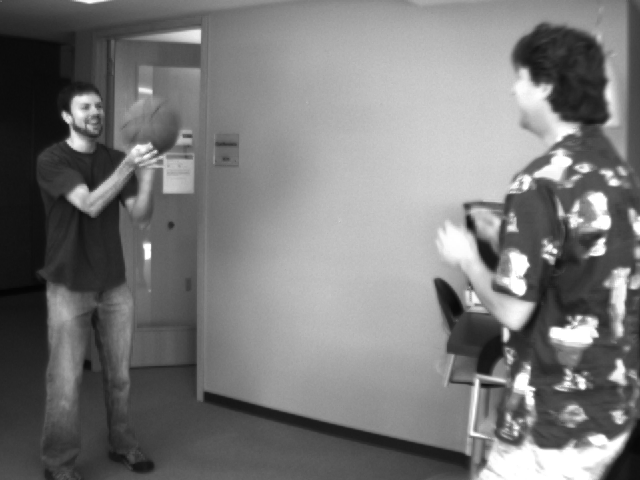
#> input picture basketball1.png, 640 x 480 px
$ python PyramidOpticalFlow.py   (older library calls are emulated)
#> lines starting #> are read from the running program, lines starting #| are printed output that depends on the picture
import numpy as np
import cv2
import math
from matplotlib import pyplot as plt
import matplotlib
from scipy import ndimage


""" This version of Lucas Kanade's optical flow algorithm utilizes the pyramid structure.
    Each level of our pyramid cuts down the resolution of our image which allows for different forms of
    feature tracking.
    This lets you track features on both the large and small scale of an image.
    The parameters for the pyramid are a window of (3,3) and 5 levels which have been found as the best parameters
    while still maintaining our image.

    The end result of this pyramid style is that features at the same location in the image across the different levels
    of the pyramid should have the vectors overlap however, there was not enough time to do this.  Therefore I am explaining
    what the end result should be.  This means that at the end there should only be one image, insead of the multiple that I display here.
    I am displayin multiple here to show that the pyramid style does work and i do generate corners and vectors that can be superimposed onto
    a single final image.
"""
# to avoid errors when dividing
np.seterr(divide='ignore', invalid='ignore')

def LucasKanade(img1, img2, currentLevel, numLevels):
    kernelSize = 7
    kernel = np.ones((kernelSize, kernelSize))/49

    height, width = img1.shape

    # find x and y gradients
    IxGradient = cv2.Sobel(img1, cv2.CV_64F, 1, 0, ksize=5)
    IyGradient = cv2.Sobel(img1, cv2.CV_64F, 0, 1, ksize=5)

    # since we only have 2 frames to look at the derivative with respect
    # to time can be found by subtracting our frames
    ItGradient = img2 - img1

    # we blur our gradients to get proper corner features
    IxGradient = cv2.GaussianBlur(IxGradient, (kernelSize, kernelSize), 3)
    IyGradient = cv2.GaussianBlur(IyGradient, (kernelSize, kernelSize), 3)
    ItGradient = cv2.GaussianBlur(ItGradient, (kernelSize, kernelSize), 3)

    # with these we make our "tensors" as per the formula from the lecture slides
    Txx = cv2.filter2D(IxGradient**2, -1, kernel)
    Tyy = cv2.filter2D(IyGradient**2, -1, kernel)
    Txy = cv2.filter2D(IxGradient*IyGradient, -1, kernel)
    Txt = cv2.filter2D(IxGradient*ItGradient, -1, kernel)
    Tyt = cv2.filter2D(IyGradient*ItGradient, -1, kernel)

    denominator = cv2.filter2D((Txx*Tyy) - Txy**2, -1, kernel)

     # u and v hold the changes in distance in x and y of our corners
    u = ((Tyt*Txy)- (Txt*Tyy)) // denominator
    v = ((Txt*Txy)-(Tyt*Txx)) // denominator

    # find our "corners" that we want to track
    corners = cv2.goodFeaturesToTrack(img1, 100, 0.1, 10)
    corners = np.int0(corners)

    # so that we can add colors to our vector arrows
    kwargsParams = {
        "color" : ""
    }

    hsv = matplotlib.cm.get_cmap('hsv')

    # we loop through our corners to plot their changes on our image
    for i in corners:

        # get the x and y coordinates of our corners list
        xCoordinate,yCoordinate = i.ravel()

        # cast them as ints to avoid plotting errors
        xCoordinate = int(xCoordinate)
        yCoordinate = int(yCoordinate)

        # we change the color to match its direction and location
        kwargsParams["color"] = hsv((np.arctan2(xCoordinate, yCoordinate) + math.pi) / (2 * math.pi))

        # cast them as ints to avoid plotting errors
        xCoordinate = int(xCoordinate)
        yCoordinate = int(yCoordinate)

        # to avoid errors because of unkown problems with how our corners are being accessed
        if(xCoordinate < height):
            plt.arrow(xCoordinate, yCoordinate, 5 * u[xCoordinate][yCoordinate], 5 * v[xCoordinate][yCoordinate], **kwargsParams)
        else:
            plt.arrow(xCoordinate, yCoordinate, 5 * u[yCoordinate][xCoordinate], 5 * v[yCoordinate][xCoordinate], **kwargsParams)

        # to help further identify the corner images we place circles at the start of the vector
        cv2.circle(img1,(xCoordinate,yCoordinate), 1, 255, -1)

    plt.imshow(img1, cmap="gray"), plt.title("Pyramid Level " + str(currentLevel)) ,plt.show()

def main():
    img1 = cv2.imread('basketball1.png', 0)
#> img1 is the input picture: shape (480, 640); min 4, max 255, mean 120.3
    img2 = cv2.imread('basketball2.png', 0)
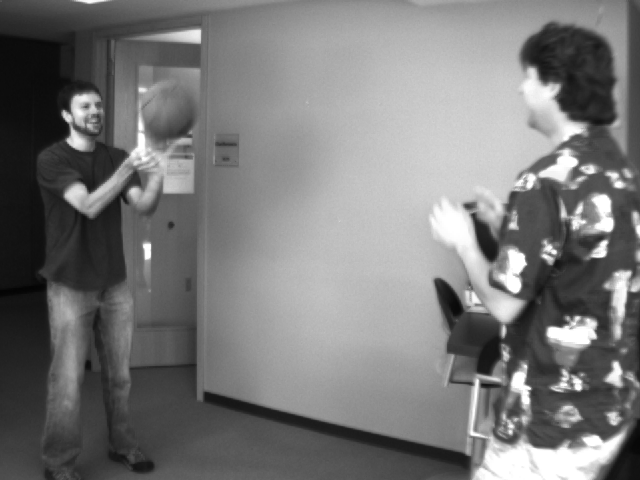
#> input picture basketball2.png, 640 x 480 px
#> img2 is the input picture: shape (480, 640); min 4, max 255, mean 119.9

    pyrLevels = 5
    windowSize = 3
    nLevel, img1Pyr = cv2.buildOpticalFlowPyramid(img1, (windowSize,windowSize), pyrLevels)
#> nLevel = 5; img1Pyr = 12 items
    nLevel, img2Pyr = cv2.buildOpticalFlowPyramid(img2, (windowSize,windowSize), pyrLevels)
#> img2Pyr = 12 items
    for i in range(nLevel + 1):
        LucasKanade(img1Pyr[2 * i], img2Pyr[2 * i], i, nLevel)
#> this loop made 6 passes
#> corners in LucasKanade on passes 5 to 6: [[32, 20], [33, 3], [5, 7], [4, 18]], [[17, 5], [1, 2], [8, 11]]
#> pass 1, in LucasKanade, `IxGradient = cv2.Sobel(img1, cv2.CV_64F, 1, 0, ksize=5)`:
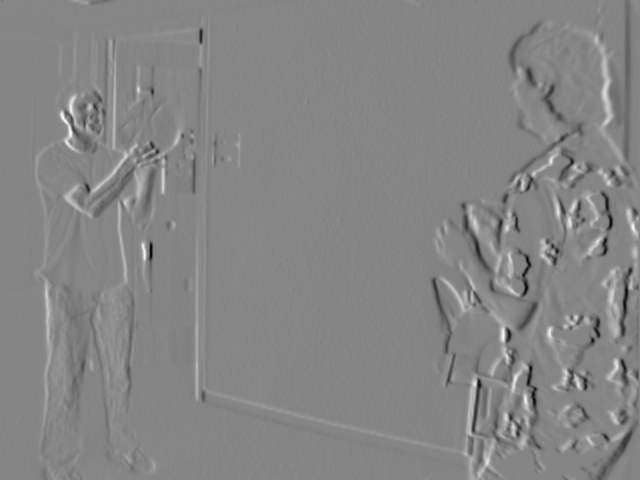
#> IxGradient: shape (480, 640) float64; min -7394, max 6780, mean 9.9; drawn with min black and max white
#> pass 1, in LucasKanade, `IyGradient = cv2.Sobel(img1, cv2.CV_64F, 0, 1, ksize=5)`:
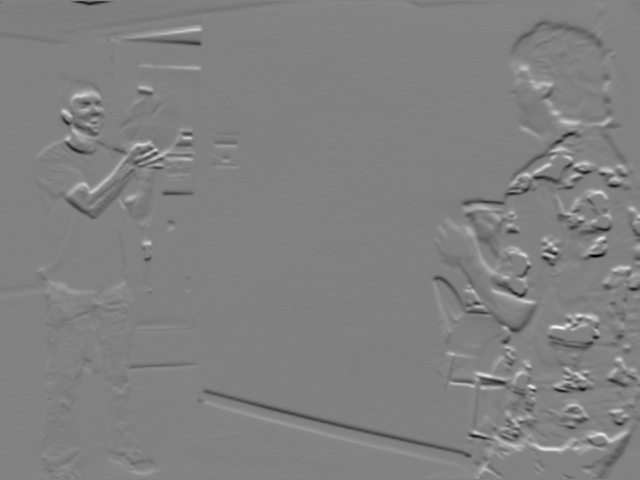
#> IyGradient: shape (480, 640) float64; min -8424, max 8178, mean -5.6; drawn with min black and max white
#> pass 1, in LucasKanade, `ItGradient = img2 - img1`:
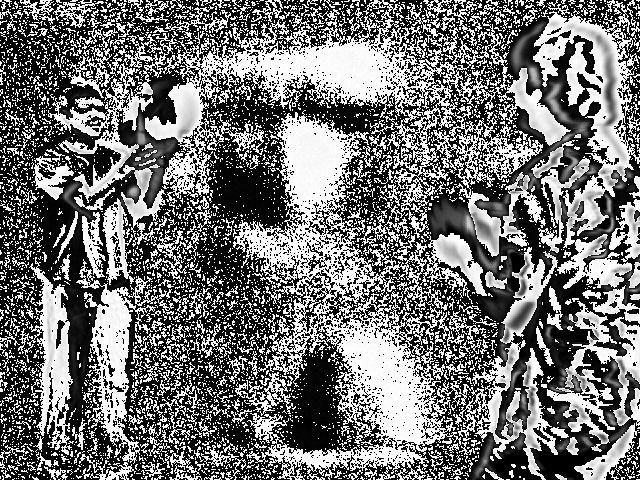
#> ItGradient: shape (480, 640); min 0, max 255, mean 114.5
#> pass 1, in LucasKanade, `IxGradient = cv2.GaussianBlur(IxGradient, (kernelSize, kernelSize), 3)`:
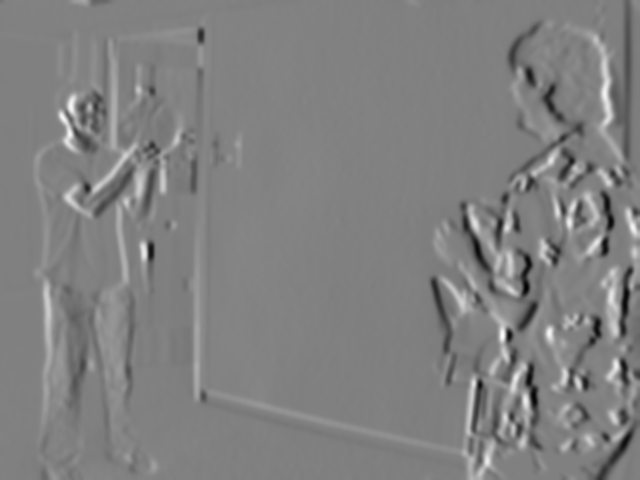
#> IxGradient: shape (480, 640) float64; min -3928.4, max 3863.7, mean 9.8; drawn with min black and max white
#> pass 1, in LucasKanade, `plt.imshow(img1, cmap="gray"), plt.title("Pyramid Level " + str(curren..`:
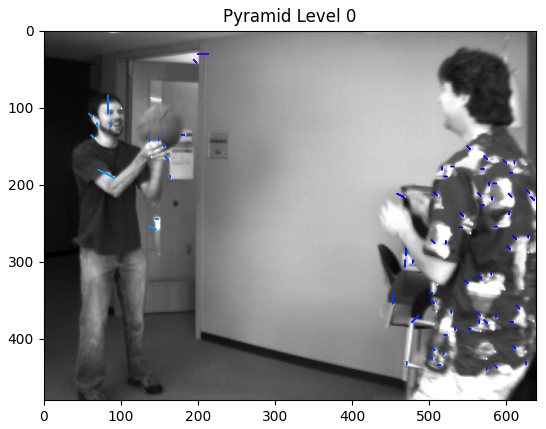
#> figure drawn by matplotlib, 1 panel
#> pass 2, in LucasKanade (call 2), `plt.imshow(img1, cmap="gray"), plt.title("Pyramid Level " + str(curren..`:
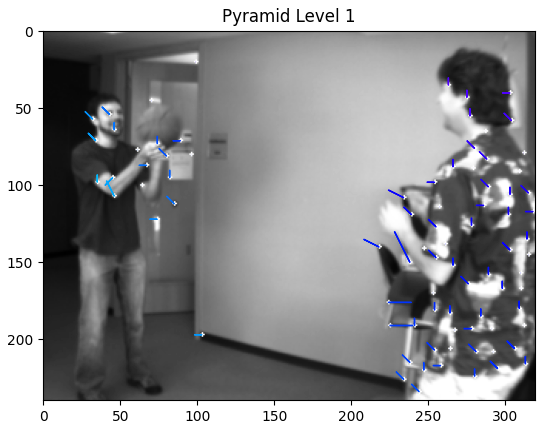
#> figure drawn by matplotlib, 1 panel

main()
